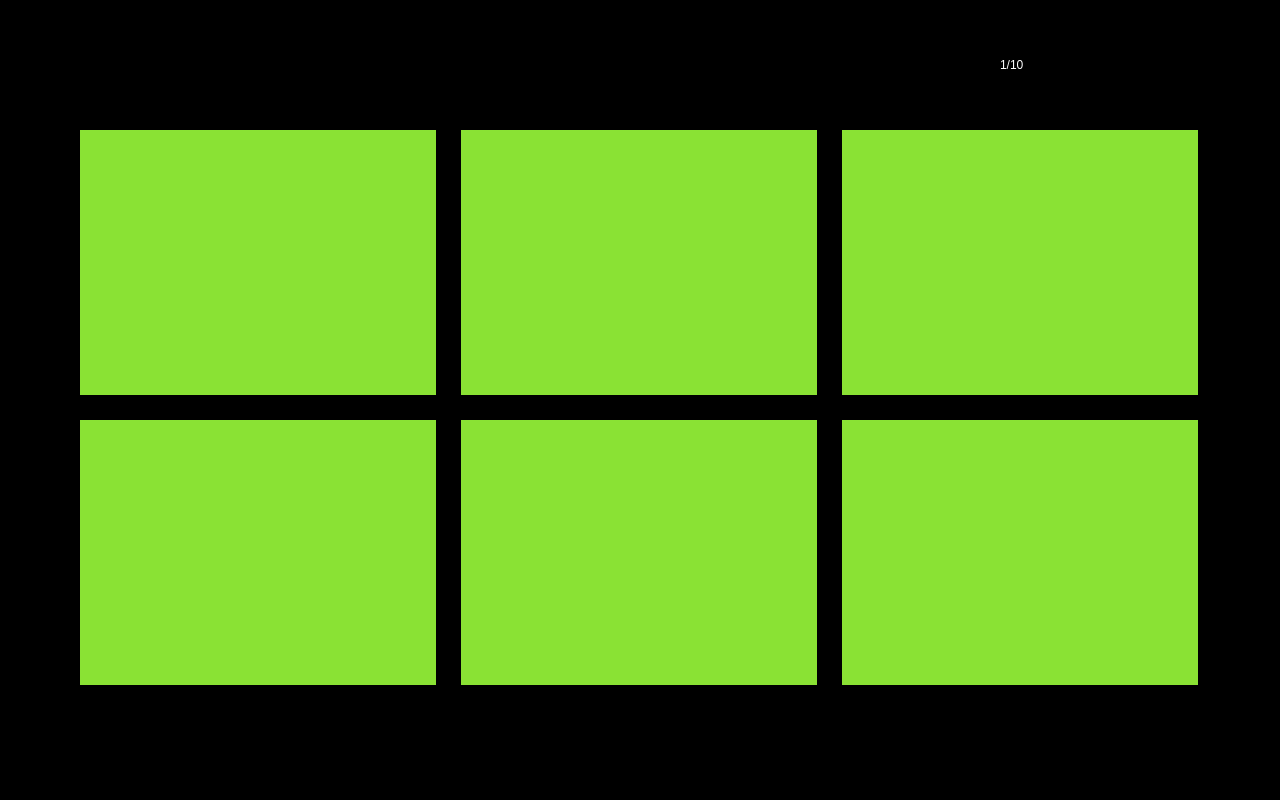
<?xml version="1.0" encoding="UTF-8"?>
<ui version="4.0">
 <class>photo_browse</class>
 <widget class="QWidget" name="photo_browse">
  <property name="geometry">
   <rect>
    <x>0</x>
    <y>0</y>
    <width>1280</width>
    <height>800</height>
   </rect>
  </property>
  <property name="windowTitle">
   <string>Form</string>
  </property>
  <widget class="Label_select_p" name="label_select">
   <property name="geometry">
    <rect>
     <x>20</x>
     <y>20</y>
     <width>79</width>
     <height>50</height>
    </rect>
   </property>
   <property name="styleSheet">
    <string notr="true">image: url(:/tu/相片/单选.png);</string>
   </property>
   <property name="text">
    <string/>
   </property>
  </widget>
  <widget class="Label_select_all_p" name="label_select_all">
   <property name="geometry">
    <rect>
     <x>120</x>
     <y>20</y>
     <width>79</width>
     <height>50</height>
    </rect>
   </property>
   <property name="styleSheet">
    <string notr="true">image: url(:/tu/相片/全选.png);</string>
   </property>
   <property name="text">
    <string/>
   </property>
  </widget>
  <widget class="Label_deselect_all_p" name="label_deselect_all">
   <property name="geometry">
    <rect>
     <x>220</x>
     <y>20</y>
     <width>79</width>
     <height>50</height>
    </rect>
   </property>
   <property name="styleSheet">
    <string notr="true">image: url(:/tu/相片/取消全选.png);</string>
   </property>
   <property name="text">
    <string/>
   </property>
  </widget>
  <widget class="Label_return_p" name="label_return">
   <property name="geometry">
    <rect>
     <x>1140</x>
     <y>20</y>
     <width>122</width>
     <height>74</height>
    </rect>
   </property>
   <property name="styleSheet">
    <string notr="true">background-image: url(:/tu/相片/返回.png);</string>
   </property>
   <property name="text">
    <string/>
   </property>
  </widget>
  <widget class="QLabel" name="label_line">
   <property name="geometry">
    <rect>
     <x>0</x>
     <y>110</y>
     <width>1280</width>
     <height>2</height>
    </rect>
   </property>
   <property name="styleSheet">
    <string notr="true">background-image: url(:/tu/相片/界线.png);</string>
   </property>
   <property name="text">
    <string/>
   </property>
  </widget>
  <widget class="Label_right_p" name="label_right">
   <property name="geometry">
    <rect>
     <x>1216</x>
     <y>304</y>
     <width>54</width>
     <height>205</height>
    </rect>
   </property>
   <property name="styleSheet">
    <string notr="true">background-image: url(:/tu/相片/往右.png);</string>
   </property>
   <property name="text">
    <string/>
   </property>
  </widget>
  <widget class="Label_left_p" name="label_left">
   <property name="geometry">
    <rect>
     <x>10</x>
     <y>304</y>
     <width>54</width>
     <height>205</height>
    </rect>
   </property>
   <property name="styleSheet">
    <string notr="true">background-image: url(:/tu/相片/往左.png);</string>
   </property>
   <property name="text">
    <string/>
   </property>
  </widget>
  <widget class="Label_delete_p" name="label_delete">
   <property name="geometry">
    <rect>
     <x>1120</x>
     <y>700</y>
     <width>142</width>
     <height>88</height>
    </rect>
   </property>
   <property name="styleSheet">
    <string notr="true">background-image: url(:/tu/相片/删除.png);</string>
   </property>
   <property name="text">
    <string/>
   </property>
  </widget>
  <widget class="Label_photo_1" name="label_1">
   <property name="geometry">
    <rect>
     <x>80</x>
     <y>130</y>
     <width>356</width>
     <height>265</height>
    </rect>
   </property>
   <property name="styleSheet">
    <string notr="true">background-color: rgb(138, 226, 52);</string>
   </property>
   <property name="text">
    <string/>
   </property>
  </widget>
  <widget class="Label_photo_2" name="label_2">
   <property name="geometry">
    <rect>
     <x>461</x>
     <y>130</y>
     <width>356</width>
     <height>265</height>
    </rect>
   </property>
   <property name="styleSheet">
    <string notr="true">background-color: rgb(138, 226, 52);</string>
   </property>
   <property name="text">
    <string/>
   </property>
  </widget>
  <widget class="Label_photo_3" name="label_3">
   <property name="geometry">
    <rect>
     <x>842</x>
     <y>130</y>
     <width>356</width>
     <height>265</height>
    </rect>
   </property>
   <property name="styleSheet">
    <string notr="true">background-color: rgb(138, 226, 52);</string>
   </property>
   <property name="text">
    <string/>
   </property>
  </widget>
  <widget class="Label_photo_4" name="label_4">
   <property name="geometry">
    <rect>
     <x>80</x>
     <y>420</y>
     <width>356</width>
     <height>265</height>
    </rect>
   </property>
   <property name="styleSheet">
    <string notr="true">background-color: rgb(138, 226, 52);</string>
   </property>
   <property name="text">
    <string/>
   </property>
  </widget>
  <widget class="Label_photo_6" name="label_6">
   <property name="geometry">
    <rect>
     <x>842</x>
     <y>420</y>
     <width>356</width>
     <height>265</height>
    </rect>
   </property>
   <property name="styleSheet">
    <string notr="true">background-color: rgb(138, 226, 52);</string>
   </property>
   <property name="text">
    <string/>
   </property>
  </widget>
  <widget class="Label_photo_5" name="label_5">
   <property name="geometry">
    <rect>
     <x>461</x>
     <y>420</y>
     <width>356</width>
     <height>265</height>
    </rect>
   </property>
   <property name="styleSheet">
    <string notr="true">background-color: rgb(138, 226, 52);</string>
   </property>
   <property name="text">
    <string/>
   </property>
  </widget>
  <widget class="QLabel" name="label_black">
   <property name="geometry">
    <rect>
     <x>0</x>
     <y>0</y>
     <width>1280</width>
     <height>800</height>
    </rect>
   </property>
   <property name="styleSheet">
    <string notr="true">background-color: rgb(0, 0, 0);</string>
   </property>
   <property name="text">
    <string/>
   </property>
  </widget>
  <widget class="QLabel" name="label_num">
   <property name="geometry">
    <rect>
     <x>1000</x>
     <y>40</y>
     <width>120</width>
     <height>50</height>
    </rect>
   </property>
   <property name="styleSheet">
    <string notr="true">color: rgb(255, 255, 255);
font: 35pt &quot;Ubuntu&quot;;</string>
   </property>
   <property name="text">
    <string>1/10</string>
   </property>
  </widget>
  <widget class="QLabel" name="label_tick1">
   <property name="geometry">
    <rect>
     <x>386</x>
     <y>365</y>
     <width>20</width>
     <height>20</height>
    </rect>
   </property>
   <property name="styleSheet">
    <string notr="true">image: url(:/tu/相片/已选取标识.png);</string>
   </property>
   <property name="text">
    <string/>
   </property>
  </widget>
  <widget class="QLabel" name="label_tick2">
   <property name="geometry">
    <rect>
     <x>767</x>
     <y>365</y>
     <width>20</width>
     <height>20</height>
    </rect>
   </property>
   <property name="styleSheet">
    <string notr="true">image: url(:/tu/相片/已选取标识.png);</string>
   </property>
   <property name="text">
    <string/>
   </property>
  </widget>
  <widget class="QLabel" name="label_tick3">
   <property name="geometry">
    <rect>
     <x>1148</x>
     <y>365</y>
     <width>20</width>
     <height>20</height>
    </rect>
   </property>
   <property name="styleSheet">
    <string notr="true">image: url(:/tu/相片/已选取标识.png);</string>
   </property>
   <property name="text">
    <string/>
   </property>
  </widget>
  <widget class="QLabel" name="label_tick4">
   <property name="geometry">
    <rect>
     <x>386</x>
     <y>655</y>
     <width>20</width>
     <height>20</height>
    </rect>
   </property>
   <property name="styleSheet">
    <string notr="true">image: url(:/tu/相片/已选取标识.png);</string>
   </property>
   <property name="text">
    <string/>
   </property>
  </widget>
  <widget class="QLabel" name="label_tick5">
   <property name="geometry">
    <rect>
     <x>767</x>
     <y>655</y>
     <width>20</width>
     <height>20</height>
    </rect>
   </property>
   <property name="styleSheet">
    <string notr="true">image: url(:/tu/相片/已选取标识.png);</string>
   </property>
   <property name="text">
    <string/>
   </property>
  </widget>
  <widget class="QLabel" name="label_tick6">
   <property name="geometry">
    <rect>
     <x>1148</x>
     <y>655</y>
     <width>20</width>
     <height>20</height>
    </rect>
   </property>
   <property name="styleSheet">
    <string notr="true">image: url(:/tu/相片/已选取标识.png);</string>
   </property>
   <property name="text">
    <string/>
   </property>
  </widget>
  <widget class="QLabel" name="label_debug_tick">
   <property name="geometry">
    <rect>
     <x>100</x>
     <y>710</y>
     <width>231</width>
     <height>51</height>
    </rect>
   </property>
   <property name="text">
    <string>&lt;html&gt;&lt;head/&gt;&lt;body&gt;&lt;p&gt;&lt;br/&gt;&lt;/p&gt;&lt;/body&gt;&lt;/html&gt;</string>
   </property>
  </widget>
  <zorder>label_black</zorder>
  <zorder>label_select</zorder>
  <zorder>label_select_all</zorder>
  <zorder>label_deselect_all</zorder>
  <zorder>label_return</zorder>
  <zorder>label_line</zorder>
  <zorder>label_right</zorder>
  <zorder>label_left</zorder>
  <zorder>label_delete</zorder>
  <zorder>label_1</zorder>
  <zorder>label_2</zorder>
  <zorder>label_3</zorder>
  <zorder>label_4</zorder>
  <zorder>label_6</zorder>
  <zorder>label_5</zorder>
  <zorder>label_num</zorder>
  <zorder>label_tick1</zorder>
  <zorder>label_tick2</zorder>
  <zorder>label_tick3</zorder>
  <zorder>label_tick4</zorder>
  <zorder>label_tick5</zorder>
  <zorder>label_tick6</zorder>
  <zorder>label_debug_tick</zorder>
 </widget>
 <customwidgets>
  <customwidget>
   <class>Label_photo_6</class>
   <extends>QLabel</extends>
   <header>photo_browse.h</header>
  </customwidget>
  <customwidget>
   <class>Label_photo_5</class>
   <extends>QLabel</extends>
   <header>photo_browse.h</header>
  </customwidget>
  <customwidget>
   <class>Label_photo_4</class>
   <extends>QLabel</extends>
   <header>photo_browse.h</header>
  </customwidget>
  <customwidget>
   <class>Label_photo_3</class>
   <extends>QLabel</extends>
   <header>photo_browse.h</header>
  </customwidget>
  <customwidget>
   <class>Label_photo_2</class>
   <extends>QLabel</extends>
   <header>photo_browse.h</header>
  </customwidget>
  <customwidget>
   <class>Label_photo_1</class>
   <extends>QLabel</extends>
   <header>photo_browse.h</header>
  </customwidget>
  <customwidget>
   <class>Label_return_p</class>
   <extends>QLabel</extends>
   <header>photo_browse.h</header>
  </customwidget>
  <customwidget>
   <class>Label_select_p</class>
   <extends>QLabel</extends>
   <header>photo_browse.h</header>
  </customwidget>
  <customwidget>
   <class>Label_select_all_p</class>
   <extends>QLabel</extends>
   <header>photo_browse.h</header>
  </customwidget>
  <customwidget>
   <class>Label_deselect_all_p</class>
   <extends>QLabel</extends>
   <header>photo_browse.h</header>
  </customwidget>
  <customwidget>
   <class>Label_left_p</class>
   <extends>QLabel</extends>
   <header>photo_browse.h</header>
  </customwidget>
  <customwidget>
   <class>Label_right_p</class>
   <extends>QLabel</extends>
   <header>photo_browse.h</header>
  </customwidget>
  <customwidget>
   <class>Label_delete_p</class>
   <extends>QLabel</extends>
   <header>photo_browse.h</header>
  </customwidget>
 </customwidgets>
 <resources/>
 <connections/>
</ui>
